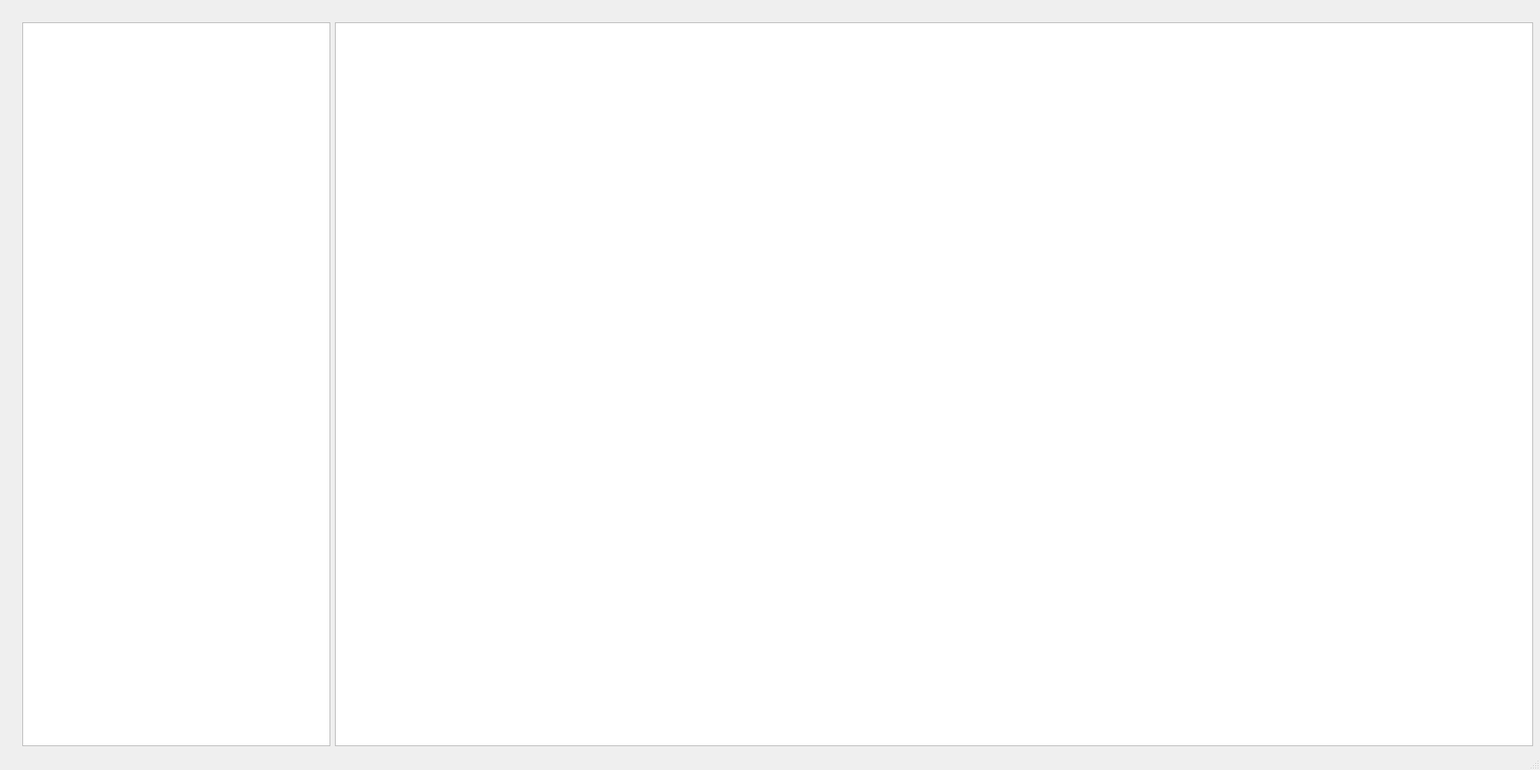
<?xml version="1.0" encoding="UTF-8"?>
<ui version="4.0">
 <class>BackGround</class>
 <widget class="QMainWindow" name="BackGround">
  <property name="geometry">
   <rect>
    <x>0</x>
    <y>0</y>
    <width>2000</width>
    <height>1000</height>
   </rect>
  </property>
  <property name="minimumSize">
   <size>
    <width>2000</width>
    <height>1000</height>
   </size>
  </property>
  <property name="windowTitle">
   <string>MainWindow</string>
  </property>
  <widget class="QWidget" name="centralwidget">
   <layout class="QGridLayout" name="gridLayout">
    <item row="1" column="2">
     <widget class="QListWidget" name="widget1">
      <property name="minimumSize">
       <size>
        <width>400</width>
        <height>0</height>
       </size>
      </property>
      <property name="maximumSize">
       <size>
        <width>200</width>
        <height>16777215</height>
       </size>
      </property>
      <property name="autoScroll">
       <bool>true</bool>
      </property>
      <property name="alternatingRowColors">
       <bool>false</bool>
      </property>
     </widget>
    </item>
    <item row="1" column="3">
     <widget class="QListWidget" name="widget2">
      <property name="minimumSize">
       <size>
        <width>300</width>
        <height>0</height>
       </size>
      </property>
     </widget>
    </item>
    <item row="1" column="0">
     <spacer name="verticalSpacer">
      <property name="orientation">
       <enum>Qt::Vertical</enum>
      </property>
      <property name="sizeHint" stdset="0">
       <size>
        <width>20</width>
        <height>40</height>
       </size>
      </property>
     </spacer>
    </item>
    <item row="0" column="3">
     <spacer name="horizontalSpacer">
      <property name="orientation">
       <enum>Qt::Horizontal</enum>
      </property>
      <property name="sizeHint" stdset="0">
       <size>
        <width>40</width>
        <height>20</height>
       </size>
      </property>
     </spacer>
    </item>
   </layout>
  </widget>
  <widget class="QMenuBar" name="menubar">
   <property name="geometry">
    <rect>
     <x>0</x>
     <y>0</y>
     <width>2000</width>
     <height>17</height>
    </rect>
   </property>
  </widget>
  <widget class="QStatusBar" name="statusbar"/>
 </widget>
 <resources/>
 <connections/>
</ui>
